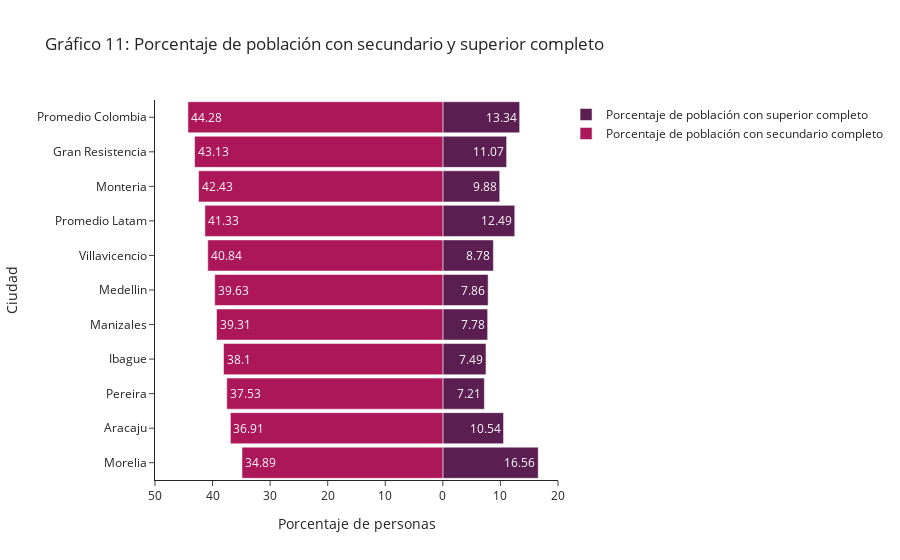

Here is the notebook cell this chart was saved with:
### Code cell
layout = go.Layout(yaxis=go.layout.YAxis(title='Ciudad'),
                   xaxis=go.layout.XAxis(
                       range=[-50, 20],
                       tickvals=[-50, -40, -30, -20, -10, 0, 10, 20],
                       ticktext=[50, 40, 30, 20, 10, 0, 10, 20],
                       title='Porcentaje de personas'),
                    barmode='overlay',
                    bargap=0.1,
                    template="simple_white",
                   title='Gráfico 11: Porcentaje de población con secundario y superior completo'
                  )

data = [go.Bar(y=edu.index,
               x=edu['% población con superior completo Total'],
               orientation='h',
               name='Porcentaje de población con superior completo',
               text=np.round(edu['% población con superior completo Total'].to_numpy(),2),
               hoverinfo='text',
               marker=dict(color=colors[4]),
                    #hoverlabel=dict(hover_data={act['dif']:':.2f'})
               ),
        go.Bar(y=edu.index,
               x=edu['% población con secundario completo (total)'],
               orientation='h',
               name='Porcentaje de población con secundario completo',
               text= np.round(edu['% población con secundario completo (total)'].to_numpy() * -1,2),
               hoverinfo='text',
               marker=dict(color=colors[8])
               )]

fig = go.Figure(
                data=data,
                layout=layout
)

fig.write_html(file="informe/images/edu1.html",full_html=False,include_plotlyjs='cdn')
fig.show()

### Figure 1 — Plotly figure (JSON) as saved in the notebook; plotly's stock layout.template omitted (floating-point values rounded to 4 significant figures)
{"data": [{"hoverinfo": "text", "marker": {"color": "#5a1e50"}, "name": "Porcentaje de población con superior completo", "orientation": "h", "text": [16.56, 10.54, 7.21, 7.49, 7.78, 7.86, 8.78, 12.49, 9.88, 11.07, 13.34], "type": "bar", "x": [16.56, 10.54, 7.21, 7.489, 7.78, 7.865, 8.776, 12.49, 9.876, 11.07, 13.34], "y": ["Morelia", "Aracaju", "Pereira", "Ibague", "Manizales", "Medellin", "Villavicencio", "Promedio Latam", "Monteria", "Gran Resistencia", "Promedio Colombia"]}, {"hoverinfo": "text", "marker": {"color": "#ac1759"}, "name": "Porcentaje de población con secundario completo", "orientation": "h", "text": [34.89, 36.91, 37.53, 38.1, 39.31, 39.63, 40.84, 41.33, 42.43, 43.13, 44.28], "type": "bar", "x": [-34.89, -36.91, -37.53, -38.1, -39.31, -39.63, -40.84, -41.33, -42.43, -43.13, -44.28], "y": ["Morelia", "Aracaju", "Pereira", "Ibague", "Manizales", "Medellin", "Villavicencio", "Promedio Latam", "Monteria", "Gran Resistencia", "Promedio Colombia"]}], "layout": {"autosize": true, "bargap": 0.1, "barmode": "overlay", "title": {"text": "Gráfico 11: Porcentaje de población con secundario y superior completo"}, "xaxis": {"range": [-50, 20], "ticktext": [50, 40, 30, 20, 10, 0, 10, 20], "tickvals": [-50, -40, -30, -20, -10, 0, 10, 20], "title": {"text": "Porcentaje de personas"}, "type": "linear"}, "yaxis": {"autorange": true, "range": [-0.5, 10.5], "title": {"text": "Ciudad"}, "type": "category"}}}
